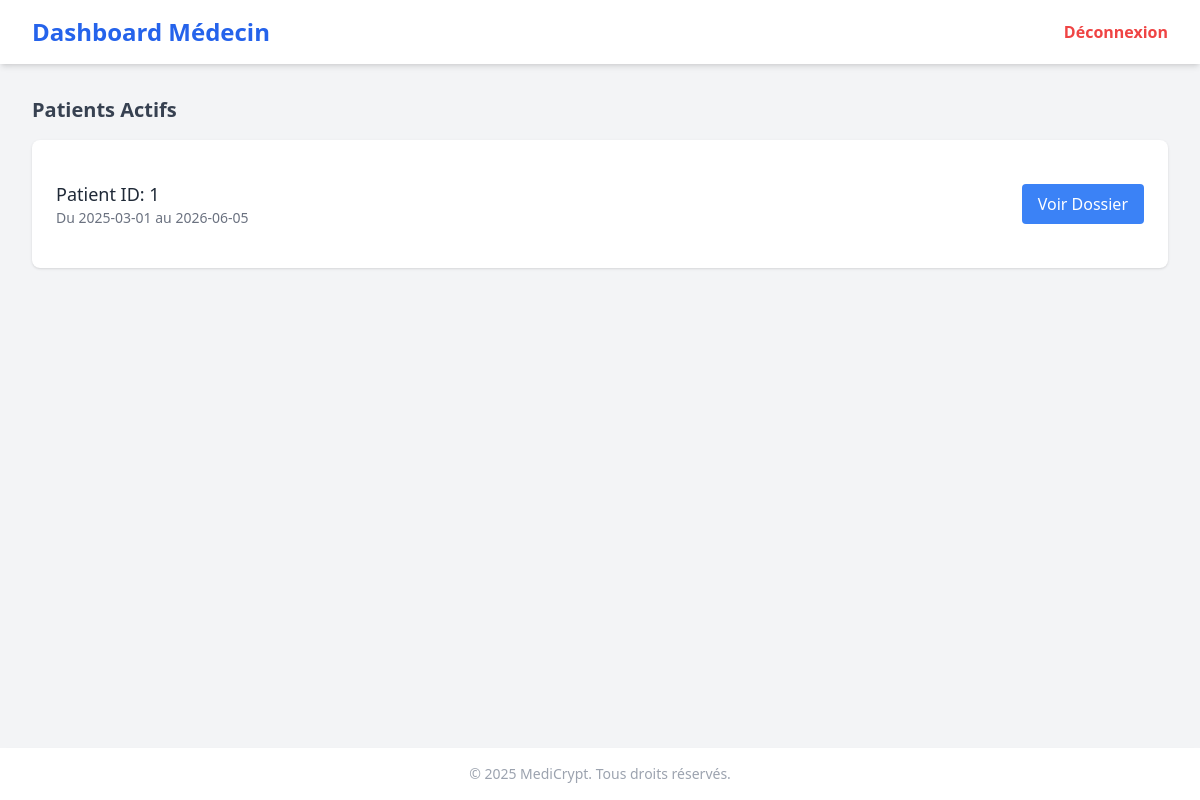
The page /dashboard_medecin (signed in) on the database as committed earlier.
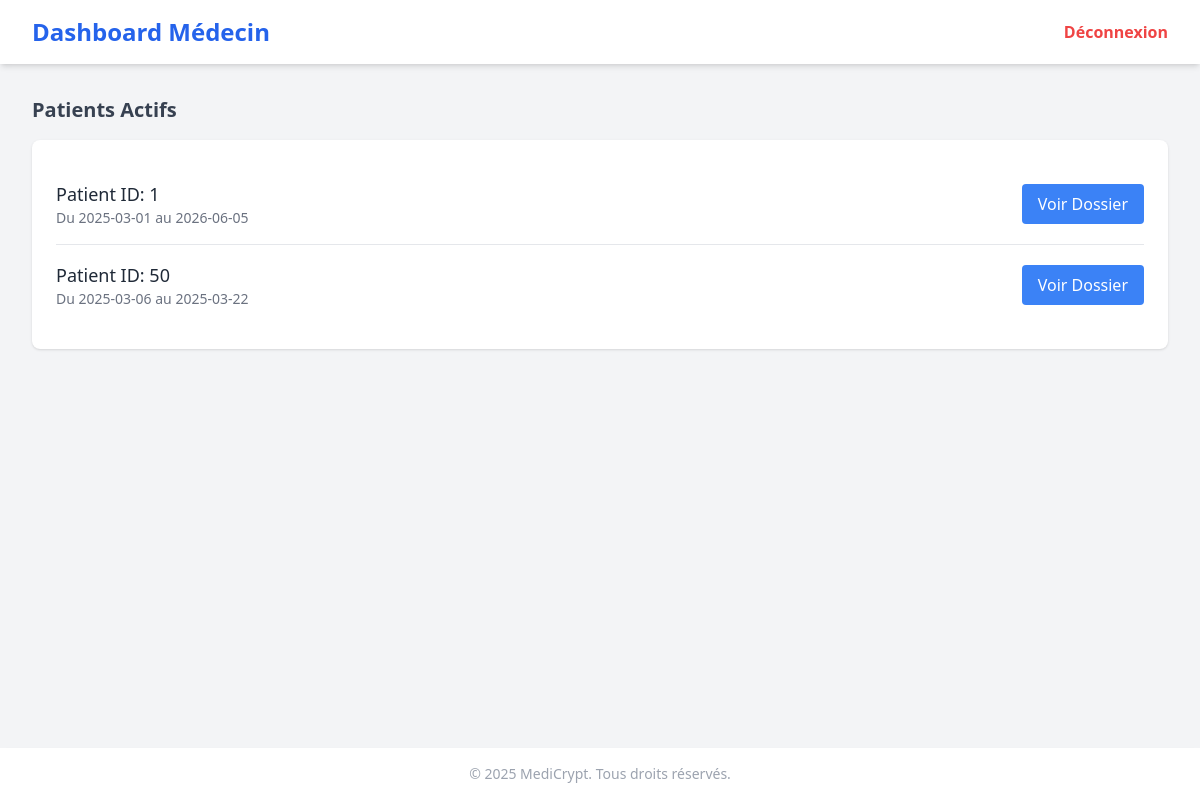
The same page on the database as committed later.
### models.py (models this page shows)
class MedecinTraitant(db.Model):
    ID = db.Column(db.Integer, primary_key=True)
    medecin_ID = db.Column(db.Integer, db.ForeignKey('utilisateur.ID_User'))
    patient_ID = db.Column(db.Integer, db.ForeignKey('utilisateur.ID_User'))
    actif = db.Column(db.Boolean)
    date_debut = db.Column(db.Date)
    date_fin = db.Column(db.Date)

### app.py (the view)
        @login_required
        def decorated_function(*args, **kwargs):
            if current_user.role != role:
                flash("Vous n'avez pas les autorisations nécessaires pour accéder à cette page.", "danger")
                return redirect(url_for('home'))
            return f(*args, **kwargs)

### app.py (called while the page is built)
@login_manager.user_loader
def load_user(user_id):
    return Utilisateur.query.get(int(user_id))

def role_required(role):
    def decorator(f):
        @login_required
        def decorated_function(*args, **kwargs):
            if current_user.role != role:
                flash("Vous n'avez pas les autorisations nécessaires pour accéder à cette page.", "danger")
                return redirect(url_for('home'))
            return f(*args, **kwargs)
        return decorated_function
    return decorator

@app.route('/dashboard_medecin', endpoint='dashboard_medecin')
@role_required('Médecin')
def dashboard_medecin():
    patients_actifs = MedecinTraitant.query.filter_by(medecin_ID=current_user.ID_User, actif=True).all()
    return render_template('medecin/dashboard_medecin.html', patients_actifs=patients_actifs)

### templates/medecin/dashboard_medecin.html (shortened to what this page needs)
<!DOCTYPE html>
<html lang="fr">
<head>
    <script src="https://cdn.tailwindcss.com"></script>
</head>
<body class="bg-gray-100 min-h-screen flex flex-col">
    <header class="bg-white shadow-md py-4 px-8 flex justify-between items-center">
        <h1 class="text-2xl font-bold text-blue-600">Dashboard Médecin</h1>
        <a href="{{ url_for('logout') }}"
            class="text-red-500 hover:text-red-700 font-semibold transition duration-300">Déconnexion</a>
    </header>
    <main class="flex-1 p-8">
        <h2 class="text-xl font-semibold mb-4 text-gray-700">Patients Actifs</h2>
        <div class="bg-white rounded-lg shadow p-6">
            <ul class="divide-y divide-gray-200">
                {% for patient in patients_actifs %}
                    <li class="py-4 flex justify-between items-center">
                        <div>
                            <p class="text-lg font-medium text-gray-800">Patient ID: {{ patient.patient_ID }}</p>
                            <p class="text-sm text-gray-500">Du {{ patient.date_debut }} au {{ patient.date_fin }}</p>
                        </div>
                        <a href="/dossier_medical/{{ patient.patient_ID }}"
                            class="bg-blue-500 text-white px-4 py-2 rounded hover:bg-blue-600 transition">Voir Dossier</a>
                    </li>
                {% else %}
                    <li class="py-4 text-gray-500">Aucun patient actif.</li>
                {% endfor %}
            </ul>
        </div>
    </main>
    <footer class="bg-white shadow-md py-4 text-center text-sm text-gray-400">
        &copy; 2025 MediCrypt. Tous droits réservés.
    </footer>
</body>
</html>

Rows that differ between the two databases and show on the page:
added MedecinTraitant: patient_ID "50", date_debut "2025-03-06", date_fin "2025-03-22"
